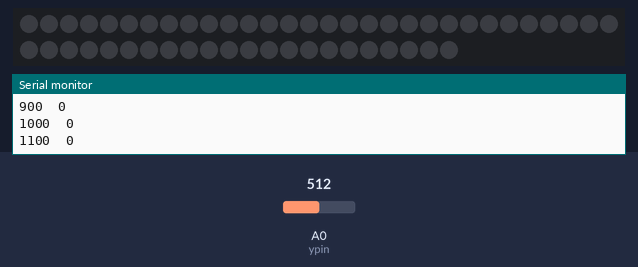
Recording of a sketch running on a simulated Arduino Uno, built with avr-gcc and run on an emulated ATmega328P. On the bench: 52 RGB LEDs in strip order, left to right, continuing on the next row, the last lines printed to the serial monitor. The test bench sets the inputs (shaded band); at power-on: A0 (ypin) = 512. Dim RGB values are drawn brighter than linear.

Above: at 1.2 s.
1.3 s: A0 (ypin) set to 716
At 1.35 s:
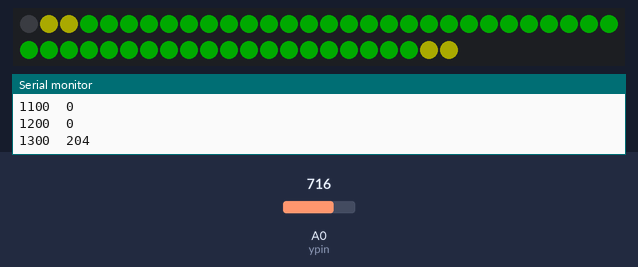
3.1 s: A0 (ypin) set to 246
At 4.2 s:
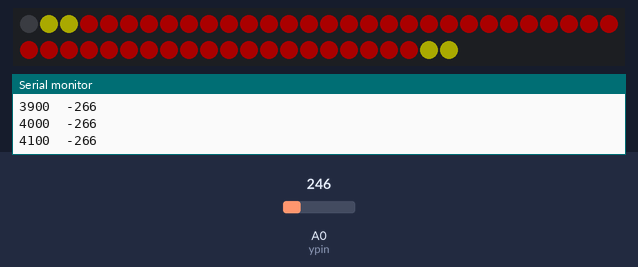
4.6 s: A0 (ypin) set to 511
At 7.5 s:
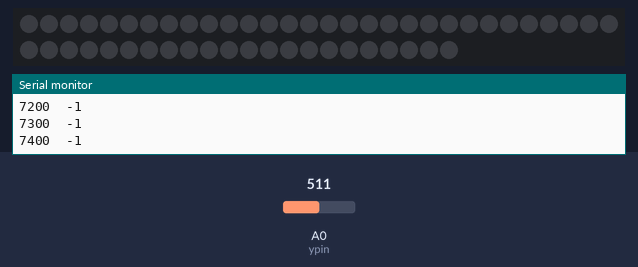
7.6 s: A0 (ypin) set to 306
9.6 s: A0 (ypin) set to 900
At 10.3 s:
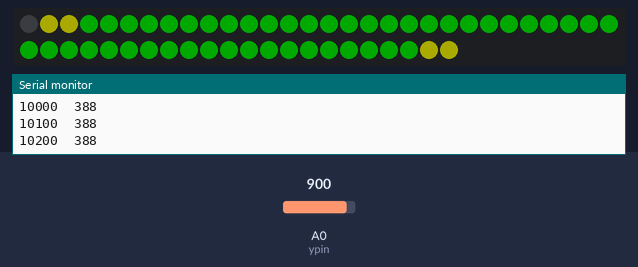
Timing chart, 0 to 12.1 s (numbered marks = the images above; inputs shaded):
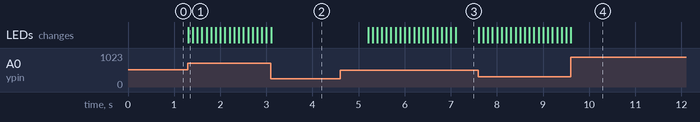

Measured:
- after the input at 1.3 s, the LEDs: change at once (image 1)
- after the input at 3.1 s, the LEDs: change at once (image 2)
- after the input at 4.6 s, the LEDs: first change after 0.60 s (image 3 shows a later state)
- after the input at 9.6 s, the LEDs: change at once (image 4)

The sketch:

BrakeLight.ino
```cpp
#include <Adafruit_NeoPixel.h>

#define PIN 10

const int xpin = A1;                  // x-axis of the accelerometer
const int ypin = A0;                  // y-axis
const int zpin = A3;

#define A_CENTER  512

#define A_G 102
#define MAX_GS  2

#define INTENS  44

#define N_PIX 52
#define MIN_PCT 5

// Parameter 1 = number of pixels in strip
// Parameter 2 = pin number (most are valid)
// Parameter 3 = pixel type flags, add together as needed:
//   NEO_KHZ800  800 KHz bitstream (most NeoPixel products w/WS2812 LEDs)
//   NEO_KHZ400  400 KHz (classic 'v1' (not v2) FLORA pixels, WS2811 drivers)
//   NEO_GRB     Pixels are wired for GRB bitstream (most NeoPixel products)
//   NEO_RGB     Pixels are wired for RGB bitstream (v1 FLORA pixels, not v2)
Adafruit_NeoPixel strip = Adafruit_NeoPixel(N_PIX, PIN, NEO_GRB + NEO_KHZ800);

uint32_t acc_color;
uint32_t dcc_color;
uint32_t acc_decay_color;
uint32_t dcc_decay_color;
uint32_t acc_bg_color;
uint32_t dcc_bg_color;

uint32_t tip_color;


void setup() {
  Serial.begin(9600);

  strip.begin();
  strip.show(); // Initialize all pixels to 'off'

  // Setup colors
  acc_color = strip.Color(0, INTENS, 0);
  dcc_color = strip.Color(INTENS, 0, 0);

  acc_decay_color = strip.Color(0, INTENS/2, 0);
  dcc_decay_color = strip.Color(INTENS/2, 0, 0);

  acc_bg_color = strip.Color(0, 0, 0); // No bg color for accel
  dcc_bg_color = strip.Color(INTENS/4, 0, 0);

  tip_color = strip.Color(INTENS, INTENS, 0);

}

long lastTime = 0;
long lastLedTime = 0;
#define POLLING_INTERVAL 100
#define  MAX_VAL (A_G * MAX_GS)
#define DECAY_AMNT 10

long maxGs = 0;
long dimTime = 0;
#define DIM_DUR 750  // mSec

#define STATE_ACCL 0x01
#define STATE_DCCL 0x02

int state = STATE_ACCL;


void loop() {

  long nowTime = millis();

  if( nowTime < (lastTime + POLLING_INTERVAL)  ){
    return;
  }

  lastTime = nowTime;


  long val = analogRead(ypin) - A_CENTER;


  Serial.print(millis());
  Serial.print("\t");
  Serial.println(val);

  uint32_t dotColor;
  uint32_t bgColor;

  if (val < 0){
    if (state ==  STATE_ACCL)
      maxGs = 0;
    state = STATE_DCCL;
    dotColor = dcc_color;
    bgColor = dcc_bg_color;
  } else { // val >= 0
    if (state ==  STATE_DCCL)
      maxGs = 0;
    state = STATE_ACCL;
    dotColor = acc_color;
    bgColor = acc_bg_color;
  }

  val = abs(val);

  if (val > maxGs){
    maxGs = val;
    dimTime = nowTime + DIM_DUR;
  } else {
    maxGs -= DECAY_AMNT;
    if (nowTime > dimTime)
      dotColor = state == STATE_DCCL? dcc_decay_color: acc_decay_color;
  }

  // Calculate percentage
  long pct = min(maxGs, MAX_VAL);
  pct = max(0, (100.0 * (double)pct / MAX_VAL)) ;  // Avoid math neg. numbers

  //Serial.print("Pct: ");
  //Serial.println(pct);

  // Display the current state, could be optimized for situations when
  // nothing is going on.
  fillStrip(pct, dotColor, bgColor);

}  // End loop


void clearStrip(){
  for(uint16_t i=0; i<strip.numPixels(); i++) {
    strip.setPixelColor(i, 0);
  }
  strip.show();
}


// Fill the dots one after the other with a color
void colorWipe(uint32_t c, uint8_t wait) {
  for(uint16_t i=0; i<strip.numPixels(); i++) {
      strip.setPixelColor(i, c);
      strip.show();
      delay(wait);
  }
}


/*
 * fillString
 *   center split version
 *
 */
void fillStrip(int pct, uint32_t inputColor, uint32_t bgColor){

  int nPix = strip.numPixels();
  int midl = nPix/2;
  int maxPix = map(pct, 0, 100, 0, midl);

  bgColor = (pct > 10)? bgColor: 0x0;  // make blank if nothing going on

  for(uint16_t i=0; i<midl; i++) {
    uint32_t dotColor = bgColor;
    if (i < maxPix){
      if ( i > 2 && ( (i == (maxPix - 1)) || i == (maxPix -2)))
	dotColor = tip_color;
      else
	dotColor = inputColor;
    }
    strip.setPixelColor(midl + i, dotColor);
    strip.setPixelColor(midl - i, dotColor);
  }
  strip.show();
}


/* works
void fillStrip(int pct, uint32_t inputColor){

  int nPix = strip.numPixels();
  int maxPix = map(pct, 0, 100, 0, nPix);

  for(uint16_t i=0; i<strip.numPixels(); i++) {
    uint32_t dotColor = 0x0;
    if (i < maxPix){
      if ( (i >= (maxPix-2)) && (i>3) ){
	dotColor = tip_color;
      } else {
	dotColor = inputColor;
      }
    }
    strip.setPixelColor(i, dotColor);
  }
  strip.show();

}
*/


void rainbow(uint8_t wait) {
  uint16_t i, j;

  for(j=0; j<256; j++) {
    for(i=0; i<strip.numPixels(); i++) {
      strip.setPixelColor(i, Wheel((i+j) & 255));
    }
    strip.show();
    delay(wait);
  }
}

// Slightly different, this makes the rainbow equally distributed throughout
void rainbowCycle(uint8_t wait) {
  uint16_t i, j;

  for(j=0; j<256*5; j++) { // 5 cycles of all colors on wheel
    for(i=0; i< strip.numPixels(); i++) {
      strip.setPixelColor(i, Wheel(((i * 256 / strip.numPixels()) + j) & 255));
    }
    strip.show();
    delay(wait);
  }
}

// Input a value 0 to 255 to get a color value.
// The colours are a transition r - g - b - back to r.
uint32_t Wheel(byte WheelPos) {
  if(WheelPos < 85) {
   return strip.Color(WheelPos * 3, 255 - WheelPos * 3, 0);
  } else if(WheelPos < 170) {
   WheelPos -= 85;
   return strip.Color(255 - WheelPos * 3, 0, WheelPos * 3);
  } else {
   WheelPos -= 170;
   return strip.Color(0, WheelPos * 3, 255 - WheelPos * 3);
  }
}
```
